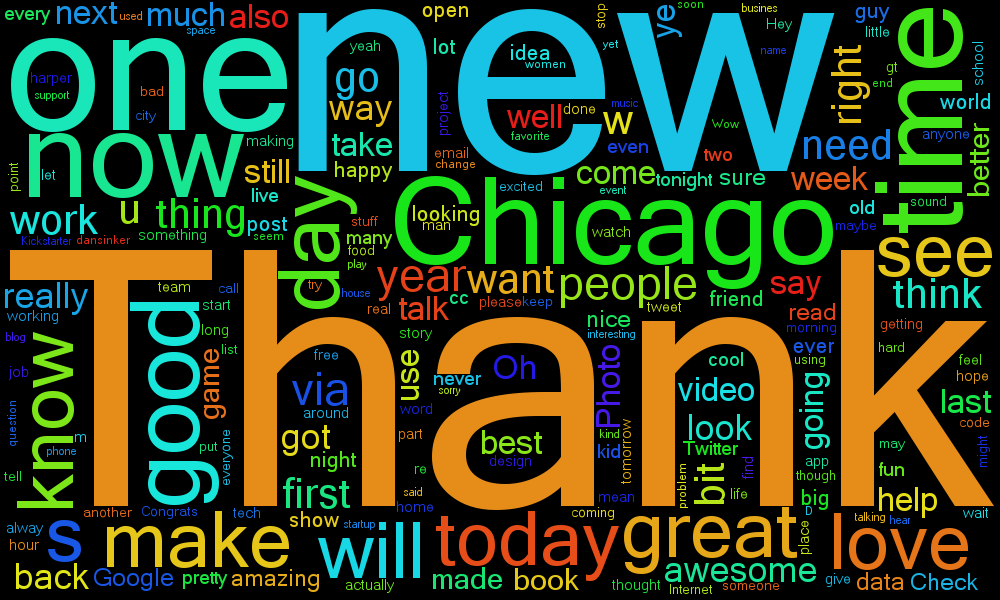

This figure's Python source:
from profiles.models import Status
status_text = []
all_statuses = Status.objects.all()
for s in all_statuses:
    j = s.status_json
    try:
        if 'retweeted_status' in j:
            status_text.append(j['retweeted_status']['text'])
        else:
            status_text.append(j['text'])
    except KeyError as e:
        print e
        print j
        raise e

from wordcloud import WordCloud, STOPWORDS

stopwords = STOPWORDS.update(['t', 'co', 'amp', 'https', 'http', 'ly', 'rt'])
wc = WordCloud(font_path='/Library/Fonts/Microsoft Sans Serif.ttf', stopwords=stopwords, width=1000, height=600)
wc.generate(status_doc)
wc.to_file('img.png')
